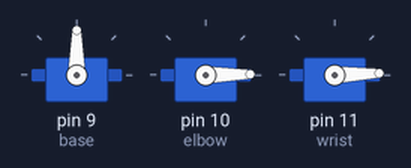
Simulated run of this sketch. Board: Arduino Uno, built with avr-gcc and run on an emulated ATmega328P. Shown: 3 × servo.

Above: at 2.75 s.
At 4.4 s:
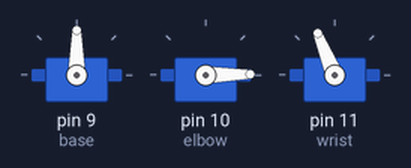
At 6.05 s:
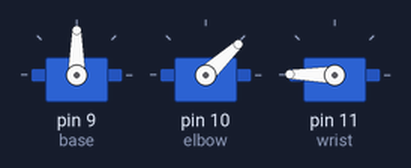
At 9.35 s:
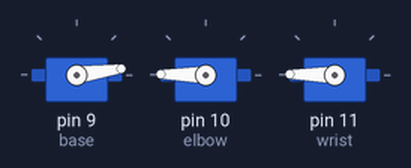
At 12.65 s:
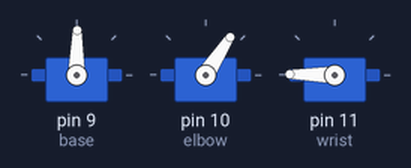
At 15.95 s:
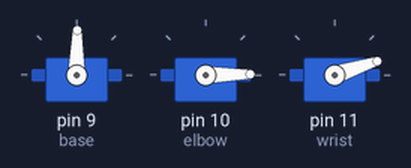
Timing chart, 0 to 20.9 s (numbered marks = the images above):
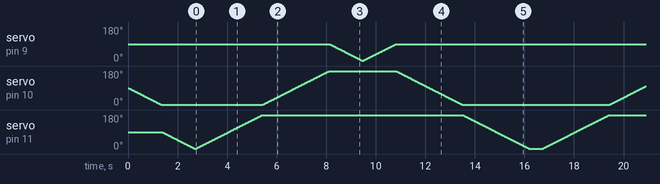

The sketch:

Robot_Arm.ino
```cpp
/*********************************************************************
 * M.I.A ROBOTICS TEAM
 * Robot Arm Test
 *********************************************************************/

#include<Servo.h>         // include servo library to control servo motors
Servo base, elbow, wrist;      // create servo objects for motors

int base_degree, elbow_degree, wrist_degree;     // create variables to store servo degree

// define degree limits
#define MAX_DEGREE 180
#define MIN_DEGREE 0

/***************** INITIAL SETUP ******************/
void setup() {
  // attach servos to pwm pins
  base.attach(9);
  elbow.attach(10);
  wrist.attach(11);

  initial();        // initialize servos positions
}

// Function to read servo positions
void read_degree() {
  base_degree = base.read();
  elbow_degree = elbow.read();
  wrist_degree = wrist.read();
}

// Function to initialize servo positions
void initial()
 {
  read_degree();

  // Base servo will be set to 90deg
  if(base_degree > 90) {
    for(base_degree; base_degree > 90; base_degree--)
    {
      base.write(base_degree);
      delay(15);
    }
  }
  else if(base_degree < 90) {
    for(base_degree; base_degree < 90; base_degree++)
    {
      base.write(base_degree);
      delay(15);
    }
  }

  // Elbow & Wrist servo will be set to 0deg
  for(elbow_degree; elbow_degree > MIN_DEGREE; elbow_degree--)
  {
    elbow.write(elbow_degree);
    delay(15);
  }

  for(wrist_degree; wrist_degree > MIN_DEGREE; wrist_degree--)
  {
    wrist.write(wrist_degree);
    delay(15);
  }
 }

// Function to test the arm
void test() {
  read_degree();

  // rotate wrist 180deg CW
  for(wrist_degree; wrist_degree < MAX_DEGREE; wrist_degree++)
  {
    wrist.write(wrist_degree);
    delay(15);
  }

  // rotate elbow 180deg CW
  for(elbow_degree; elbow_degree < MAX_DEGREE; elbow_degree++)
  {
    elbow.write(elbow_degree);
    delay(15);
  }

  //rotate base 90deg CWW
  for(base_degree; base_degree > MIN_DEGREE; base_degree--)
  {
    base.write(base_degree);
    delay(15);
  }
}

/***************** MAIN LOOP ******************/
void loop() {
  test();       // test the arm
  initial();    // set it back to initial values
  delay(500);
}
```
